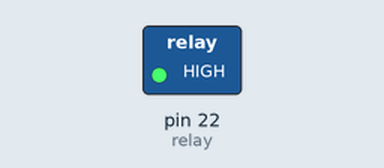
Bench run of a sketch on a simulated Arduino Mega 2560, built with avr-gcc and run on an emulated ATmega2560. Shown: switched loads named in the sketch (green lamp = pin HIGH). Dashed ring = blinking.

Above: at 0.5 s.
Timing chart, 0 to 4.6 s (numbered marks = the images above):
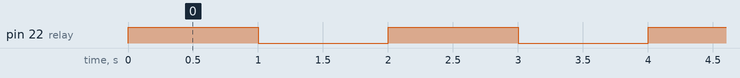

The sketch:

relay.ino
```cpp
const int relay = 22;

void setup() {
  // put your setup code here, to run once:
  pinMode(relay, OUTPUT);
}

void loop() {
  // put your main code here, to run repeatedly:
  digitalWrite(relay, 1);
  delay(1000);
  digitalWrite(relay, 0);
  delay(1000);

}
```

Measured:
- by itself, pin 22 (relay): alternates HIGH for 1.0 s and LOW for 1.0 s
